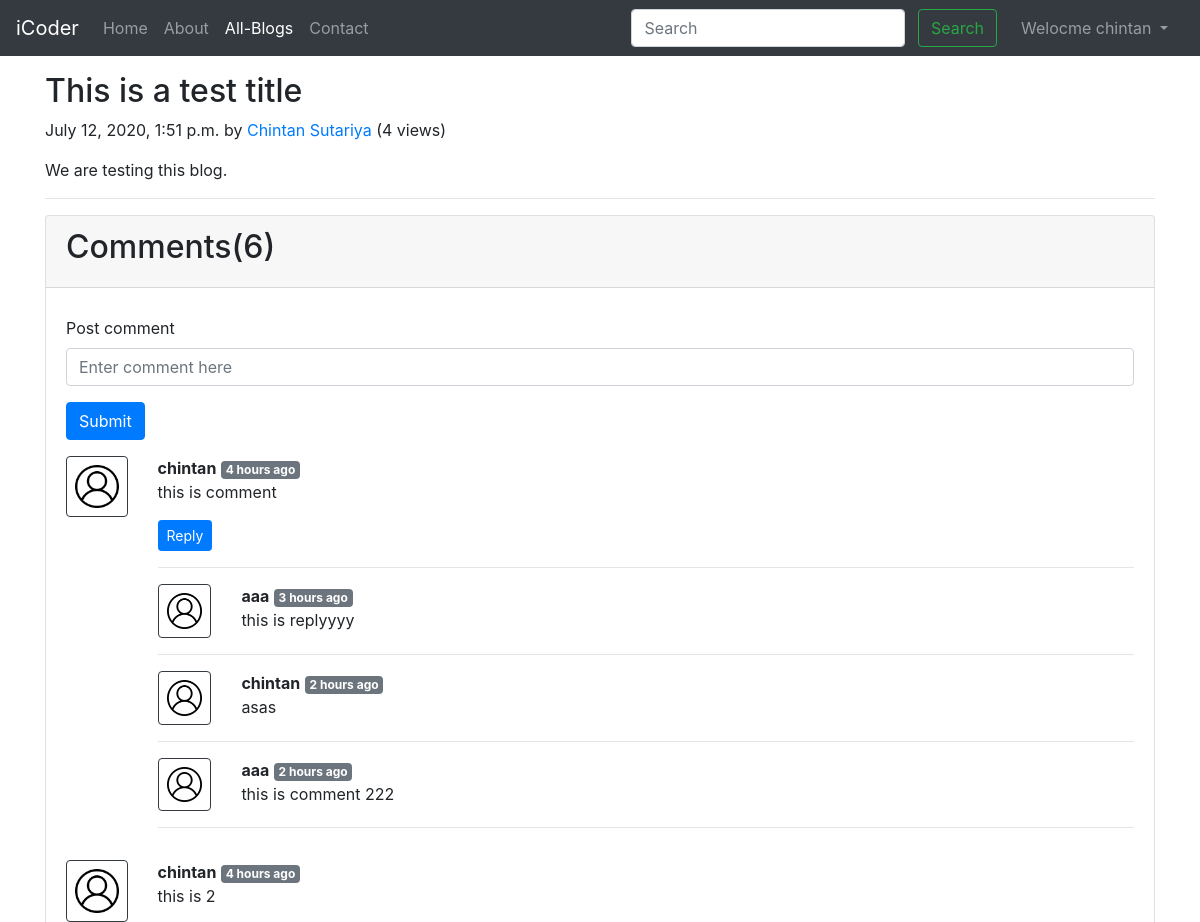
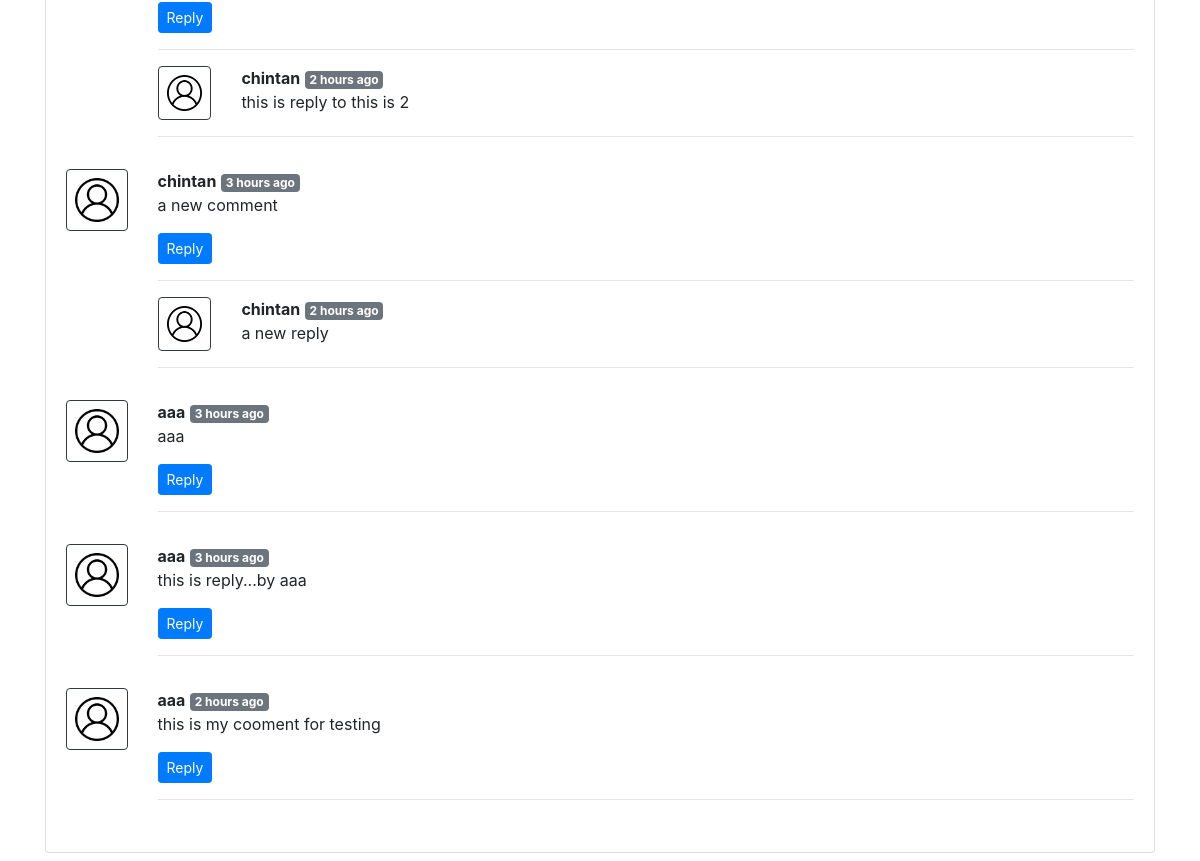
Page /blog/first-post (signed in) on the committed database (2 pictures, top to bottom).
### blog/models.py (models this page shows, shortened)
class Post(models.Model):
    sno = models.AutoField(primary_key=True)
    title = models.CharField(max_length=255)
    content = models.TextField()
    author = models.CharField(max_length=100)
    slug = models.CharField(max_length=130)
    views=models.IntegerField(default=0)
    timeStamp = models.DateTimeField(blank=True)

class BlogComment(models.Model):
    sno = models.AutoField(primary_key = True)
    comment = models.TextField()
    user = models.ForeignKey(User, on_delete=models.CASCADE)
    post = models.ForeignKey(Post, on_delete=models.CASCADE)
    parent = models.ForeignKey('self', on_delete=models.CASCADE,null=True)
    timestamp = models.DateTimeField(default=now)

### blog/views.py (the view)
# urls.py: path('<str:slug>', views.blogPost, name='blogPost'),
def blogPost(request, slug):
    post = Post.objects.filter(slug=slug).first()
    post.views = post.views+1
    post.save()
    comments = BlogComment.objects.filter(post=post, parent=None)
    replies = BlogComment.objects.filter(post=post).exclude(parent=None)
    replyDict = {}
    for reply in replies:
        if reply.parent.sno not in replyDict.keys():
            replyDict[reply.parent.sno] = [reply]
        else:
            replyDict[reply.parent.sno].append(reply)
    context ={'post': post, 'comments': comments, 'user': request.user, 'replyDict': replyDict}
    return render(request, 'blog/blogPost.html', context)

### blog/templatetags/extras.py (called while the page is built)
@register.filter(name='get_val')
def get_val(dict, key):
    return dict.get(key)

### templates/blog/blogPost.html (shortened to what this page needs)
{% extends 'base.html' %}
{% block blogactive %} active {% endblock blogactive %}
{% block body %}
{% load humanize%}
{% load extras %}
<div class="container my-3">
  <h2 class="blog-post-title">{{post.title}}</h2>
  <p class="blog-post-meta">{{post.timeStamp}} by <a href="/about">{{post.author}}</a> (<span>{{post.views}}
      views</span>)</p>
  <p>{{post.content|safe}}</p>
  <hr>
</div>
<div class="container my-2">
  <div class="card rounded">
    <div class="card-header">
      <h2>Comments({{comments.count}})</h2>
    </div>
    <div class="card-body rounded">
      <div class="my-2">
        {% if user.is_authenticated %}
        <form action="/blog/postComment" method="post">{% csrf_token %}
          <div class="form-group">
            <label for="exampleInputEmail1">Post comment</label>
            <input type="text" class="form-control" name="comment" placeholder="Enter comment here" required>
          </div>
          <button type="submit" class="btn btn-primary">Submit</button>
        </form>
        {% endif %}
      </div>
      {% for comment in comments %}
      <div class="row my-3">
        <div class="col-md-1 ">
          <img class="rounded mx-auto d-block w-100 p-2 border border-dark" src="/static/img/user.png" alt="user">
        </div>
        <div class="col-md-11 ">
          <b>{{comment.user.username}}</b> <span class="badge badge-secondary">{{comment.timestamp|naturaltime}}</span>
          <div>{{comment.comment}}</div>
          <div class="reply mx-0 mt-3">
            {% if user.is_authenticated %}
            <button class="btn  btn-sm btn-primary" type="button" data-toggle="collapse"
              data-target="#replyBox{{comment.sno}}" aria-expanded="false" aria-controls="replyBox{{comment.sno}}">
              Reply
            </button>
            {% else %}
            <button class="btn  btn-sm btn-primary" type="button" data-toggle="collapse"
              data-target="#replyBox{{comment.sno}}" aria-expanded="false" aria-controls="replyBox{{comment.sno}}"
              disabled>
              Login to Reply
            </button>
            {% endif %}
            <hr>
            <div class="replies my-2">
              {% for reply in replyDict|get_val:comment.sno %}
              <div class="row my-2">
                <div class="col-md-1">
                  <img class="rounded mx-auto w-25 d-block w-100 p-2 border border-dark" src="/static/img/user.png"
                    alt="user">
                </div>
                <div class="col-md-11">
                  <b>{{reply.user.username}}</b> <span
                    class="badge badge-secondary">{{reply.timestamp|naturaltime}}</span>
                  <div>{{reply.comment}}</div>
                </div>
              </div>
              <hr>
              {% endfor %}
            </div>
          </div>
        </div>
      </div>
      {% endfor %}
    </div>
  </div>
</div>
{% endblock body  %}

### templates/base.html (shortened to what this page needs)
<!DOCTYPE html>
<html lang="en">
<head>
  <link rel="stylesheet" href="https://stackpath.bootstrapcdn.com/bootstrap/4.5.0/css/bootstrap.min.css"
 />
</head>
<body>
  <nav class="navbar navbar-expand-lg navbar-dark bg-dark">
    <a class="navbar-brand" href="/">iCoder</a>
    <div class="collapse navbar-collapse" id="navbarSupportedContent">
      <ul class="navbar-nav mr-auto">
        <li class="nav-item {% block homeactive %} {% endblock homeactive %}">
          <a class="nav-link" href="/">Home <span class="sr-only">(current)</span></a>
        </li>
        <li class="nav-item {% block aboutactive %} {% endblock aboutactive %}">
          <a class="nav-link" href="/about">About</a>
        </li>
        <li class="nav-item {% block blogactive %} {% endblock blogactive %}">
          <a class="nav-link" href="/blog">All-Blogs</a>
        </li>
        <li class="nav-item {% block contactactive %} {% endblock contactactive %}">
          <a class="nav-link" href="/contact">Contact</a>
        </li>
      </ul>
      <div class="ml-auto form-inline">
      <form class=" my-2 my-lg-0 mx-3" action="/search" method="get">
        <input class="form-control mr-sm-2" name="query" id="query" type="search" placeholder="Search"
          aria-label="Search" />
        <button class="btn btn-outline-success my-2 my-sm-0" type="submit">
          Search
        </button>
      </form>
      {% if user.is_authenticated %}
      <ul class="navbar-nav mr-2">
        <li class="nav-item dropdown">
        <a class="nav-link dropdown-toggle" href="#" id="navbarDropdown" role="button" data-toggle="dropdown" aria-haspopup="true" aria-expanded="false">
          Welocme {{request.user}}
        </a>
      </li>
      </ul>
      {% endif %}
      </div>
    </div>
  </nav>
  {% block body %}
  {% endblock body %}
</body>
</html>

### rows in the picture
Post: title "This is a test title", timeStamp "July 12, 2020, 1:51 p.m.", author "Chintan Sutariya", views "4", content "We are testing this blog."
BlogComment: user.username "chintan", timestamp "4 hours ago", comment "this is comment"
BlogComment: user.username "aaa", timestamp "3 hours ago", comment "this is replyyyy"
BlogComment: user.username "chintan", timestamp "2 hours ago", comment "asas"
BlogComment: user.username "aaa", timestamp "2 hours ago", comment "this is comment 222"
BlogComment: user.username "chintan", timestamp "4 hours ago", comment "this is 2"
BlogComment: user.username "chintan", timestamp "2 hours ago", comment "this is reply to this is 2"
BlogComment: user.username "chintan", timestamp "3 hours ago", comment "a new comment"
BlogComment: user.username "chintan", timestamp "2 hours ago", comment "a new reply"
BlogComment: user.username "aaa", timestamp "3 hours ago", comment "aaa"
BlogComment: user.username "aaa", timestamp "3 hours ago", comment "this is reply...by aaa"
BlogComment: user.username "aaa", timestamp "2 hours ago", comment "this is my cooment for testing"

### other values in the picture
{{ request.user }} "chintan"
{{ comments.count }} "6"
